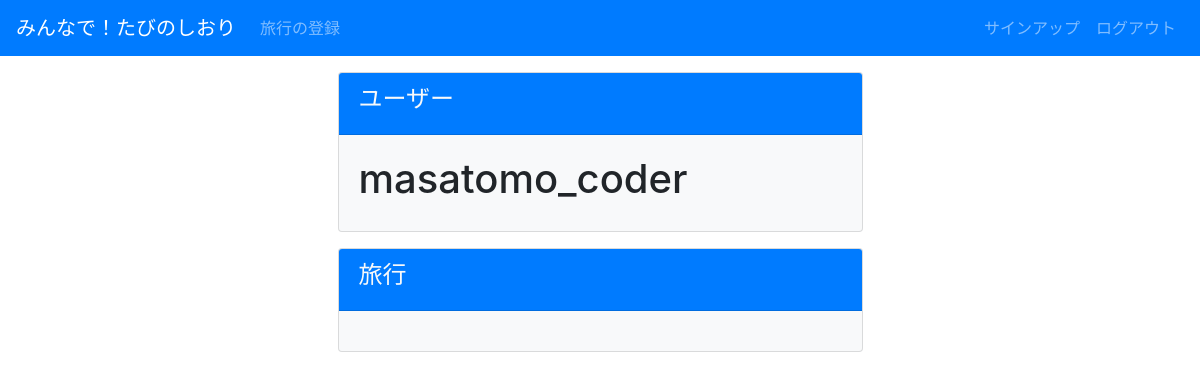
/home/ (signed in), run on an earlier commit of the app's database.
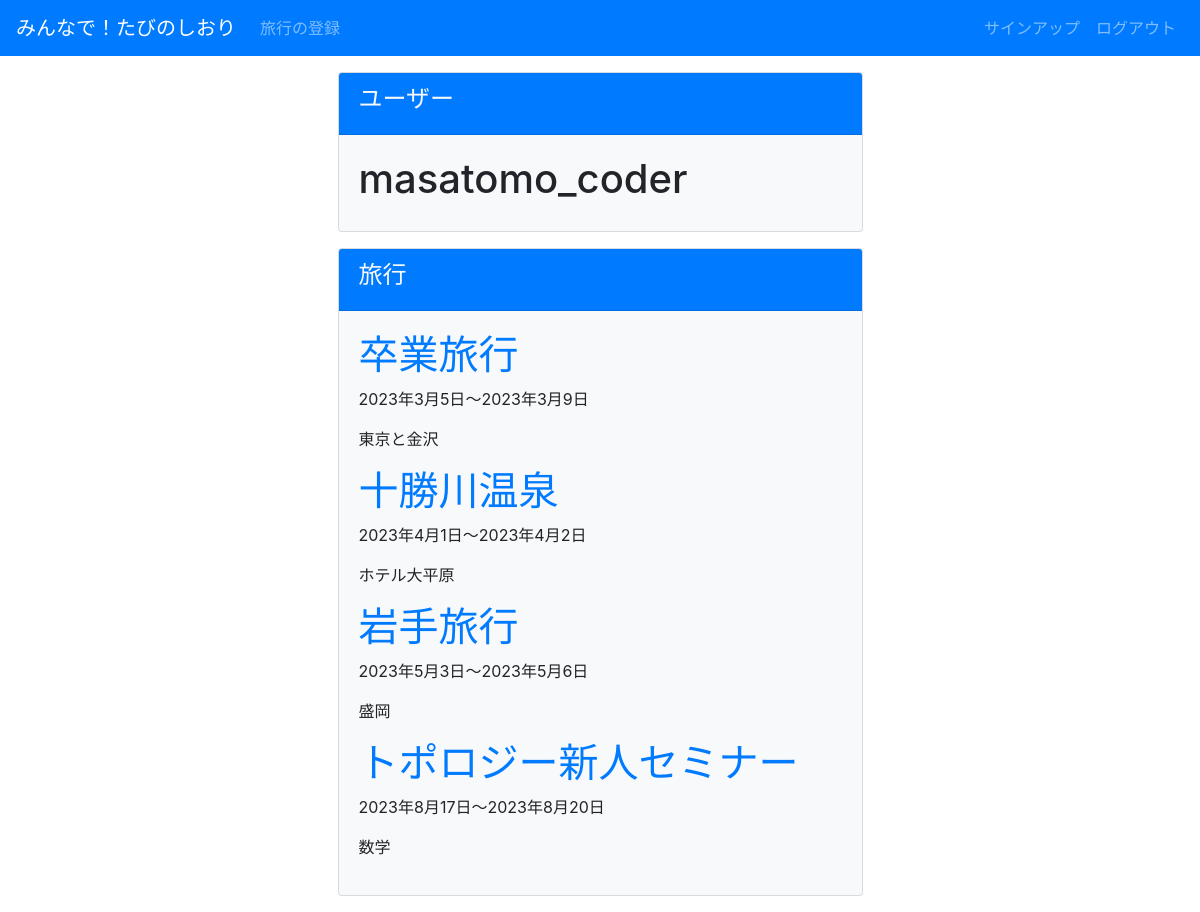
And on a later commit of the database.
### tabinoshiori/models.py (models this page shows, shortened)
class Trip(models.Model):
    title = models.CharField(max_length=100, verbose_name="旅行タイトル")
    username = models.ForeignKey(User, on_delete=models.CASCADE, verbose_name="ユーザー", related_name='username_trip')
    start_date = models.DateField(verbose_name='出発日')
    end_date = models.DateField(verbose_name='帰宅日')
    comment = models.TextField(verbose_name='コメント')
    is_public = models.BooleanField(verbose_name="公開の可不可")

### tabinoshiori/views.py (the view)
# urls.py: path('home/', views.HomeView, name='home'),
@login_required
def HomeView(request):
    user = request.user
    context = {
        "user": user,
        "trips": Trip.objects.filter(username__username=user.username).order_by('start_date'),
    }
    return render(request, 'tabinoshiori/home.html', context)

### templates/tabinoshiori/home.html
{% extends "base.html" %}
{% block content %}
<div class='container'>
  <div class="col-md-6 offset-md-3">
    <div class='card mt-3 mb-3 bg-light'>
      <div class='card-header bg-primary text-light'>
        <h4>ユーザー</h4>
      </div>
      <div class='card-body'>
        <h1>{{ user.username }}</h1>
      </div>
    </div>
    <div class='card mt-3 mb-3 bg-light'>
      <div class='card-header bg-primary text-light'>
        <h4>旅行</h4>
      </div>
      <div class='card-body'>
        {% for trip in trips %}
        <a href="{% url 'tabinoshiori:itinerary' pk=trip.id %}"><h1>{{ trip.title }}</h1></a>
        <p>{{ trip.start_date }}〜{{ trip.end_date }}</p>
        <p>{{ trip.comment }}</p>
        {% endfor %}
      </div>
    </div>
  </div>
</div>
{% endblock %}

What changed in the data, as far as the page shows it:
added Trip: title "卒業旅行", start_date "2023年3月5日", end_date "2023年3月9日", comment "東京と金沢"
added Trip: title "十勝川温泉", start_date "2023年4月1日", end_date "2023年4月2日", comment "ホテル大平原"
added Trip: title "岩手旅行", start_date "2023年5月3日", end_date "2023年5月6日", comment "盛岡"
added Trip: title "トポロジー新人セミナー", start_date "2023年8月17日", end_date "2023年8月20日", comment "数学"
